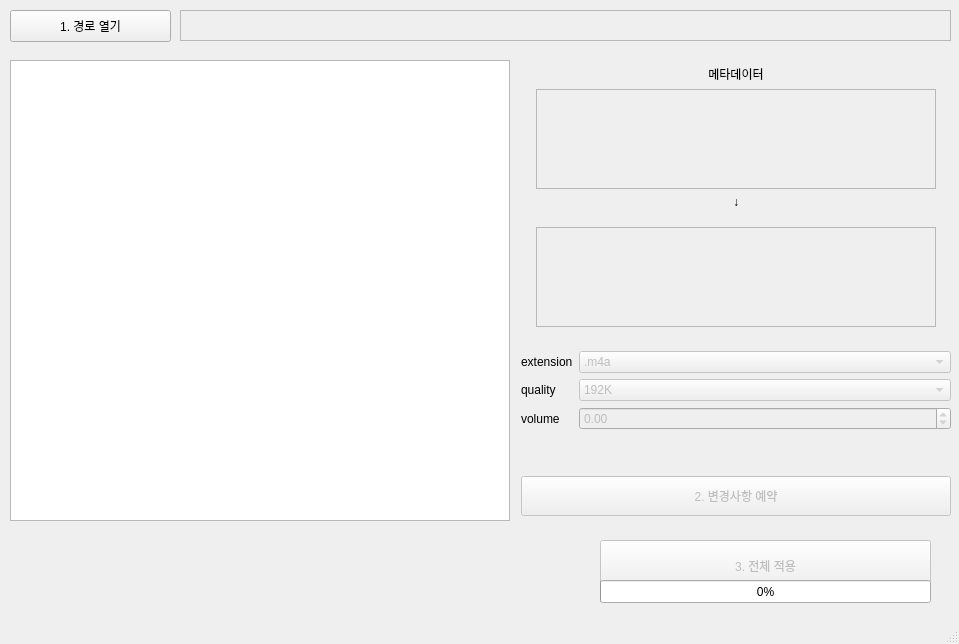
<?xml version="1.0" encoding="UTF-8"?>
<ui version="4.0">
 <class>MainWindow</class>
 <widget class="QMainWindow" name="MainWindow">
  <property name="geometry">
   <rect>
    <x>0</x>
    <y>0</y>
    <width>959</width>
    <height>644</height>
   </rect>
  </property>
  <property name="windowTitle">
   <string>MainWindow</string>
  </property>
  <widget class="QWidget" name="centralwidget">
   <widget class="QPushButton" name="directory_button">
    <property name="geometry">
     <rect>
      <x>10</x>
      <y>10</y>
      <width>161</width>
      <height>32</height>
     </rect>
    </property>
    <property name="styleSheet">
     <string notr="true"/>
    </property>
    <property name="text">
     <string>1. 경로 열기</string>
    </property>
   </widget>
   <widget class="QLabel" name="directory_label">
    <property name="geometry">
     <rect>
      <x>180</x>
      <y>10</y>
      <width>771</width>
      <height>31</height>
     </rect>
    </property>
    <property name="styleSheet">
     <string notr="true"/>
    </property>
    <property name="frameShape">
     <enum>QFrame::StyledPanel</enum>
    </property>
    <property name="text">
     <string/>
    </property>
    <property name="margin">
     <number>2</number>
    </property>
   </widget>
   <widget class="QWidget" name="horizontalLayoutWidget">
    <property name="geometry">
     <rect>
      <x>10</x>
      <y>50</y>
      <width>941</width>
      <height>481</height>
     </rect>
    </property>
    <property name="styleSheet">
     <string notr="true"/>
    </property>
    <layout class="QHBoxLayout" name="horizontalLayout">
     <property name="sizeConstraint">
      <enum>QLayout::SetDefaultConstraint</enum>
     </property>
     <property name="topMargin">
      <number>10</number>
     </property>
     <property name="bottomMargin">
      <number>10</number>
     </property>
     <item>
      <widget class="QListWidget" name="file_list">
       <property name="sizePolicy">
        <sizepolicy hsizetype="Fixed" vsizetype="Expanding">
         <horstretch>0</horstretch>
         <verstretch>0</verstretch>
        </sizepolicy>
       </property>
       <property name="minimumSize">
        <size>
         <width>500</width>
         <height>0</height>
        </size>
       </property>
       <property name="styleSheet">
        <string notr="true"/>
       </property>
      </widget>
     </item>
     <item>
      <layout class="QVBoxLayout" name="verticalLayout" stretch="1,1,0,1,1,1">
       <property name="leftMargin">
        <number>5</number>
       </property>
       <property name="topMargin">
        <number>5</number>
       </property>
       <property name="bottomMargin">
        <number>5</number>
       </property>
       <item>
        <widget class="QLabel" name="metadata_title">
         <property name="sizePolicy">
          <sizepolicy hsizetype="Preferred" vsizetype="Fixed">
           <horstretch>0</horstretch>
           <verstretch>0</verstretch>
          </sizepolicy>
         </property>
         <property name="minimumSize">
          <size>
           <width>300</width>
           <height>0</height>
          </size>
         </property>
         <property name="styleSheet">
          <string notr="true"/>
         </property>
         <property name="frameShape">
          <enum>QFrame::NoFrame</enum>
         </property>
         <property name="text">
          <string>메타데이터</string>
         </property>
         <property name="alignment">
          <set>Qt::AlignCenter</set>
         </property>
         <property name="margin">
          <number>5</number>
         </property>
        </widget>
       </item>
       <item alignment="Qt::AlignHCenter">
        <widget class="QLabel" name="metadata">
         <property name="sizePolicy">
          <sizepolicy hsizetype="Preferred" vsizetype="Preferred">
           <horstretch>0</horstretch>
           <verstretch>0</verstretch>
          </sizepolicy>
         </property>
         <property name="minimumSize">
          <size>
           <width>400</width>
           <height>100</height>
          </size>
         </property>
         <property name="maximumSize">
          <size>
           <width>16777215</width>
           <height>100</height>
          </size>
         </property>
         <property name="font">
          <font>
           <pointsize>12</pointsize>
          </font>
         </property>
         <property name="autoFillBackground">
          <bool>false</bool>
         </property>
         <property name="styleSheet">
          <string notr="true"/>
         </property>
         <property name="frameShape">
          <enum>QFrame::StyledPanel</enum>
         </property>
         <property name="text">
          <string/>
         </property>
         <property name="margin">
          <number>10</number>
         </property>
        </widget>
       </item>
       <item>
        <widget class="QLabel" name="label">
         <property name="enabled">
          <bool>true</bool>
         </property>
         <property name="sizePolicy">
          <sizepolicy hsizetype="Preferred" vsizetype="Fixed">
           <horstretch>0</horstretch>
           <verstretch>0</verstretch>
          </sizepolicy>
         </property>
         <property name="styleSheet">
          <string notr="true">font-style:bold</string>
         </property>
         <property name="text">
          <string>↓</string>
         </property>
         <property name="alignment">
          <set>Qt::AlignCenter</set>
         </property>
        </widget>
       </item>
       <item alignment="Qt::AlignHCenter|Qt::AlignVCenter">
        <widget class="QLabel" name="metadata_after">
         <property name="minimumSize">
          <size>
           <width>400</width>
           <height>100</height>
          </size>
         </property>
         <property name="maximumSize">
          <size>
           <width>16777215</width>
           <height>100</height>
          </size>
         </property>
         <property name="font">
          <font>
           <pointsize>12</pointsize>
          </font>
         </property>
         <property name="frameShape">
          <enum>QFrame::StyledPanel</enum>
         </property>
         <property name="frameShadow">
          <enum>QFrame::Plain</enum>
         </property>
         <property name="text">
          <string/>
         </property>
        </widget>
       </item>
       <item>
        <layout class="QFormLayout" name="formLayout">
         <property name="sizeConstraint">
          <enum>QLayout::SetDefaultConstraint</enum>
         </property>
         <property name="labelAlignment">
          <set>Qt::AlignLeading|Qt::AlignLeft|Qt::AlignVCenter</set>
         </property>
         <property name="formAlignment">
          <set>Qt::AlignLeading|Qt::AlignLeft|Qt::AlignTop</set>
         </property>
         <property name="topMargin">
          <number>5</number>
         </property>
         <property name="bottomMargin">
          <number>5</number>
         </property>
         <item row="0" column="0">
          <widget class="QLabel" name="extension_label">
           <property name="styleSheet">
            <string notr="true"/>
           </property>
           <property name="text">
            <string>extension</string>
           </property>
          </widget>
         </item>
         <item row="0" column="1">
          <widget class="QComboBox" name="extension_combo_box">
           <property name="enabled">
            <bool>false</bool>
           </property>
           <property name="styleSheet">
            <string notr="true"/>
           </property>
           <item>
            <property name="text">
             <string>.m4a</string>
            </property>
           </item>
           <item>
            <property name="text">
             <string>.mp3</string>
            </property>
           </item>
           <item>
            <property name="text">
             <string>.mp4</string>
            </property>
           </item>
          </widget>
         </item>
         <item row="1" column="0">
          <widget class="QLabel" name="quality_label">
           <property name="styleSheet">
            <string notr="true"/>
           </property>
           <property name="text">
            <string>quality</string>
           </property>
          </widget>
         </item>
         <item row="1" column="1">
          <widget class="QComboBox" name="quality_combo_box">
           <property name="enabled">
            <bool>false</bool>
           </property>
           <property name="styleSheet">
            <string notr="true"/>
           </property>
           <item>
            <property name="text">
             <string>192K</string>
            </property>
           </item>
           <item>
            <property name="text">
             <string>320K</string>
            </property>
           </item>
          </widget>
         </item>
         <item row="2" column="0">
          <widget class="QLabel" name="volume_label">
           <property name="text">
            <string>volume</string>
           </property>
          </widget>
         </item>
         <item row="2" column="1">
          <widget class="QDoubleSpinBox" name="volume_double_spin_box">
           <property name="enabled">
            <bool>false</bool>
           </property>
           <property name="minimum">
            <double>-100.000000000000000</double>
           </property>
           <property name="maximum">
            <double>100.000000000000000</double>
           </property>
           <property name="singleStep">
            <double>0.050000000000000</double>
           </property>
          </widget>
         </item>
        </layout>
       </item>
       <item>
        <widget class="QPushButton" name="reserve_button">
         <property name="enabled">
          <bool>false</bool>
         </property>
         <property name="sizePolicy">
          <sizepolicy hsizetype="Preferred" vsizetype="Fixed">
           <horstretch>0</horstretch>
           <verstretch>0</verstretch>
          </sizepolicy>
         </property>
         <property name="minimumSize">
          <size>
           <width>0</width>
           <height>40</height>
          </size>
         </property>
         <property name="styleSheet">
          <string notr="true"/>
         </property>
         <property name="text">
          <string>2. 변경사항 예약</string>
         </property>
        </widget>
       </item>
      </layout>
     </item>
    </layout>
   </widget>
   <widget class="QPushButton" name="apply_button">
    <property name="enabled">
     <bool>false</bool>
    </property>
    <property name="geometry">
     <rect>
      <x>600</x>
      <y>540</y>
      <width>331</width>
      <height>51</height>
     </rect>
    </property>
    <property name="autoFillBackground">
     <bool>false</bool>
    </property>
    <property name="styleSheet">
     <string notr="true"/>
    </property>
    <property name="text">
     <string>3. 전체 적용</string>
    </property>
   </widget>
   <widget class="QProgressBar" name="progress_bar">
    <property name="geometry">
     <rect>
      <x>600</x>
      <y>580</y>
      <width>331</width>
      <height>23</height>
     </rect>
    </property>
    <property name="value">
     <number>0</number>
    </property>
   </widget>
  </widget>
  <widget class="QStatusBar" name="statusbar"/>
 </widget>
 <resources/>
 <connections/>
</ui>
